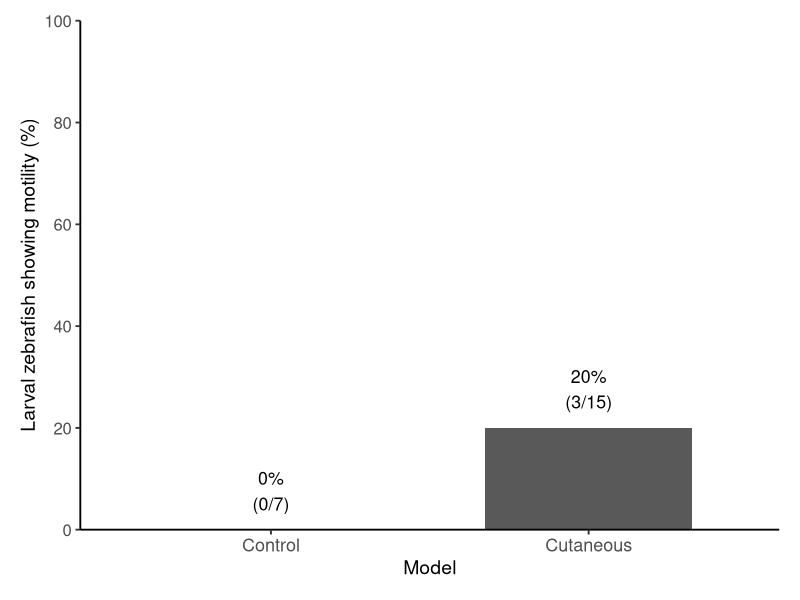
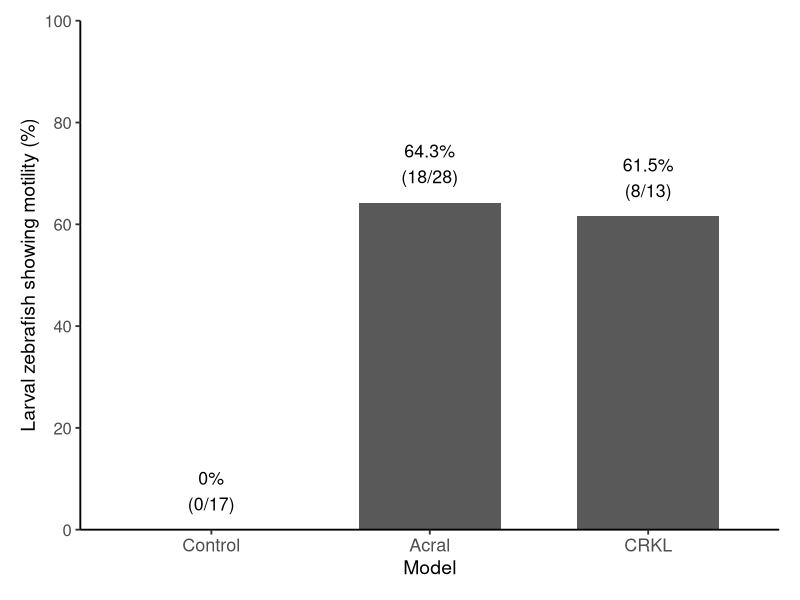
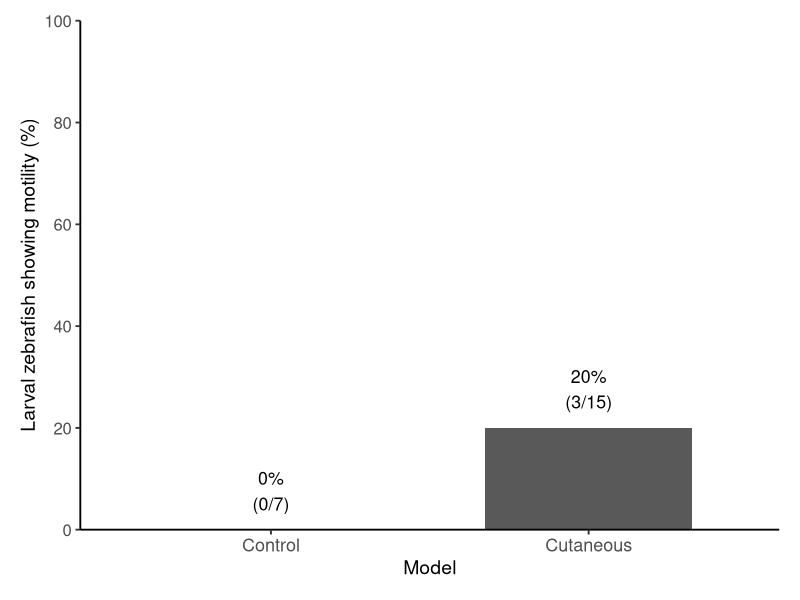
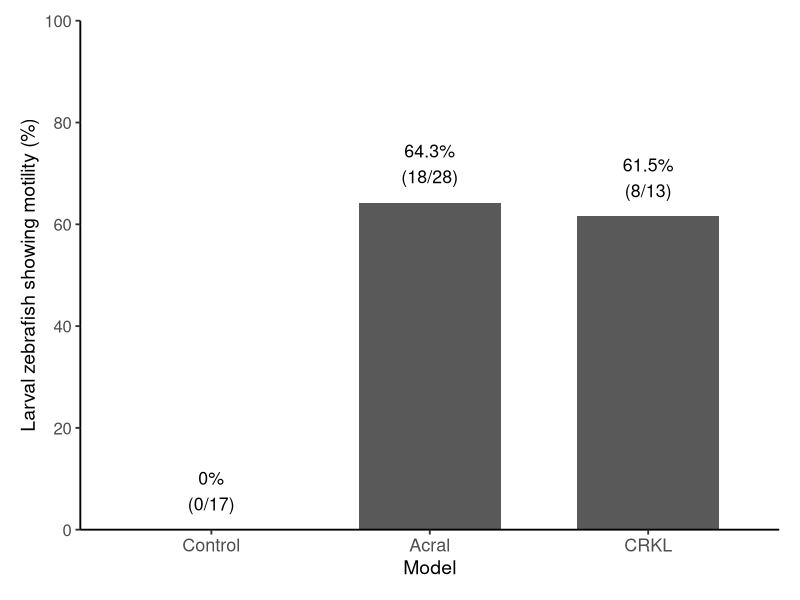

Write R code to recreate these figures, in order.
# ============================================================
# MOTILITY GRAPHS
# ============================================================

library(ggplot2)

# ============================================================
# GRAPH 1: CONTROL vs CUTANEOUS MODEL
# ============================================================

data_cutaneous <- data.frame(
  Model = c("Control", "Cutaneous"),
  Motility = c(0, 3),
  No_Motility = c(7, 12),
  Total = c(7, 15)
)

# Calculate percentage
data_cutaneous$Percent_Motility <- 
  (data_cutaneous$Motility / data_cutaneous$Total) * 100

# Order groups
data_cutaneous$Model <- factor(
  data_cutaneous$Model,
  levels = c("Control", "Cutaneous")
)

# Fisher's exact test
table_cutaneous <- matrix(
  c(0, 7,
    3, 12),
  nrow = 2,
  byrow = TRUE
)

fisher_cutaneous <- fisher.test(table_cutaneous)

# Print Fisher result
print(fisher_cutaneous)


# Create Graph 1
graph_cutaneous <- ggplot(
  data_cutaneous,
  aes(x = Model, y = Percent_Motility)
) +
  
  geom_col(
    width = 0.65
  ) +
  
  geom_text(
    aes(
      label = paste0(
        round(Percent_Motility, 1),
        "%\n(",
        Motility,
        "/",
        Total,
        ")"
      )
    ),
    vjust = -0.5,
    size = 4.5
  ) +
  
  scale_y_continuous(
    limits = c(0, 100),
    breaks = seq(0, 100, 20),
    expand = c(0, 0)
  ) +
  
  labs(
    x = "Model",
    y = "Larval zebrafish showing motility (%)"
  ) +
  
  theme_classic(base_size = 14) +
  
  theme(
    axis.text.x = element_text(size = 13),
    axis.text.y = element_text(size = 12),
    axis.title.x = element_text(size = 14),
    axis.title.y = element_text(size = 14),
    plot.margin = margin(15, 15, 15, 15)
  )


# Show Graph 1
print(graph_cutaneous)



# ============================================================
# GRAPH 2: CONTROL vs ACRAL vs CRKL
# ============================================================

data_acral <- data.frame(
  Model = c("Control", "Acral", "CRKL"),
  Motility = c(0, 18, 8),
  No_Motility = c(17, 10, 5),
  Total = c(17, 28, 13)
)

# Calculate percentage
data_acral$Percent_Motility <- 
  (data_acral$Motility / data_acral$Total) * 100

# Order groups
data_acral$Model <- factor(
  data_acral$Model,
  levels = c("Control", "Acral", "CRKL")
)


# ------------------------------------------------------------
# Fisher's exact test: Control vs Acral
# ------------------------------------------------------------

table_acral <- matrix(
  c(0, 17,
    18, 10),
  nrow = 2,
  byrow = TRUE
)

fisher_acral <- fisher.test(table_acral)

print(fisher_acral)


# ------------------------------------------------------------
# Fisher's exact test: Control vs CRKL
# ------------------------------------------------------------

table_crkl <- matrix(
  c(0, 17,
    8, 5),
  nrow = 2,
  byrow = TRUE
)

fisher_crkl <- fisher.test(table_crkl)

print(fisher_crkl)


# Create Graph 2
graph_acral <- ggplot(
  data_acral,
  aes(x = Model, y = Percent_Motility)
) +
  
  geom_col(
    width = 0.65
  ) +
  
  geom_text(
    aes(
      label = paste0(
        round(Percent_Motility, 1),
        "%\n(",
        Motility,
        "/",
        Total,
        ")"
      )
    ),
    vjust = -0.5,
    size = 4.5
  ) +
  
  scale_y_continuous(
    limits = c(0, 100),
    breaks = seq(0, 100, 20),
    expand = c(0, 0)
  ) +
  
  labs(
    x = "Model",
    y = "Larval zebrafish showing motility (%)"
  ) +
  
  theme_classic(base_size = 14) +
  
  theme(
    axis.text.x = element_text(size = 13),
    axis.text.y = element_text(size = 12),
    axis.title.x = element_text(size = 14),
    axis.title.y = element_text(size = 14),
    plot.margin = margin(15, 15, 15, 15)
  )


# Show Graph 2
print(graph_acral)



# ============================================================
# SAVE BOTH GRAPHS
# ============================================================

ggsave(
  "Cutaneous_Motility.png",
  graph_cutaneous,
  width = 5,
  height = 5,
  dpi = 600,
  bg = "transparent"
)

ggsave(
  "Acral_CRKL_Motility.png",
  graph_acral,
  width = 6,
  height = 5,
  dpi = 600,
  bg = "transparent"
)
